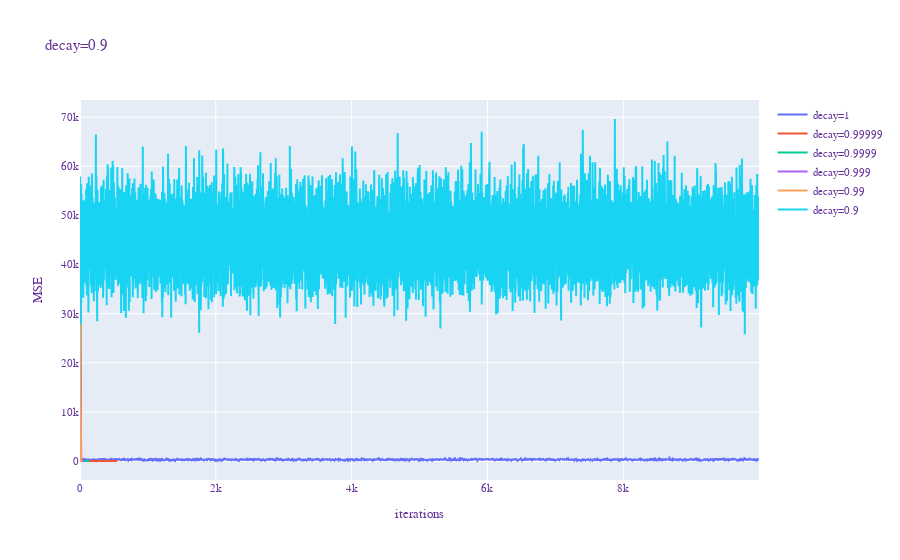

The notebook cell this image was saved under:
### Markdown cell above
В предыдущих экспериментах использовалось достаточно маленькое значение lr = 0.01, поэтому для него нет необходимости добавлять scheduling. Чтобы проверить exponential scheduling увеличим lr до 0.7.

### Code cell
df = []
fig = go.Figure()
for decay in [1, 0.99999, 0.9999, 0.999, 0.99, 0.9]:
    optimizer = optimizers.Standard(lr=0.7, decay=decay)
    iter_mean, iter_std, loss_history = algorithms.multiple_run(
        x, 
        y, 
        batch_size=100, 
        optimizer=optimizer,
        num_iters=10_000, 
        eps=1e-3,
        return_history=True,
    )
    df.append({'decay': decay, 'iterations': f'{iter_mean:.0f} ± {iter_std:.0f}'})
    fig.add_trace(go.Scatter(y=loss_history, name=f'{decay=}'))

utils.update_layout(fig, f'{decay=}', "iterations", "MSE")
fig.show()    
pd.DataFrame(df)

### Figure 1 — Plotly figure (JSON) as saved in the notebook; plotly's stock layout.template omitted (floating-point values rounded to 4 significant figures; data arrays with more than 128 entries replaced by an {"elided": "..."} marker saying what was removed)
{"data": [{"name": "decay=1", "type": "scatter", "y": {"elided": "10000 float values"}}, {"name": "decay=0.99999", "type": "scatter", "y": {"elided": "550 float values"}}, {"name": "decay=0.9999", "type": "scatter", "y": {"elided": "137 float values"}}, {"name": "decay=0.999", "type": "scatter", "y": [35620.0, 35250.0, 22250.0, 20810.0, 17210.0, 8657.0, 4257.0, 2744.0, 919.1, 453.4, 320.9, 178.0, 141.3, 135.2, 117.4, 92.61, 84.76, 72.18, 51.12, 38.1, 26.19, 19.53, 23.12, 18.46, 15.79, 10.14, 6.572, 5.999, 5.11, 3.282, 2.612, 2.165, 2.412, 2.375, 2.255, 2.229, 1.263, 0.8448, 0.8072, 0.844, 1.014, 1.221, 0.8917, 0.6194, 0.4249, 0.363, 0.2696, 0.2354, 0.2109, 0.1438, 0.08446, 0.06625, 0.06078, 0.03374, 0.02537, 0.02189, 0.02221, 0.02233, 0.01663, 0.007405, 0.003701, 0.002442, 0.002, 0.001711, 0.001158, 0.0008371]}, {"name": "decay=0.99", "type": "scatter", "y": [39890.0, 40490.0, 24120.0, 24330.0, 15520.0, 9242.0, 6805.0, 4510.0, 3025.0, 1631.0, 652.2, 342.3, 178.7, 74.63, 35.02, 19.75, 9.042, 3.926, 2.276, 1.014, 0.3319, 0.1524, 0.05851, 0.02742, 0.01046, 0.003743, 0.001937, 0.001018, 0.0005152]}, {"name": "decay=0.9", "type": "scatter", "y": {"elided": "10000 float values"}}], "layout": {"autosize": true, "font": {"color": "RebeccaPurple", "family": "Courier New, monospace", "size": 11}, "title": {"text": "decay=0.9"}, "xaxis": {"autorange": true, "range": [0, 9999], "title": {"text": "iterations"}}, "yaxis": {"autorange": true, "range": [-3869.0, 73510.0], "title": {"text": "MSE"}, "type": "linear"}}}
